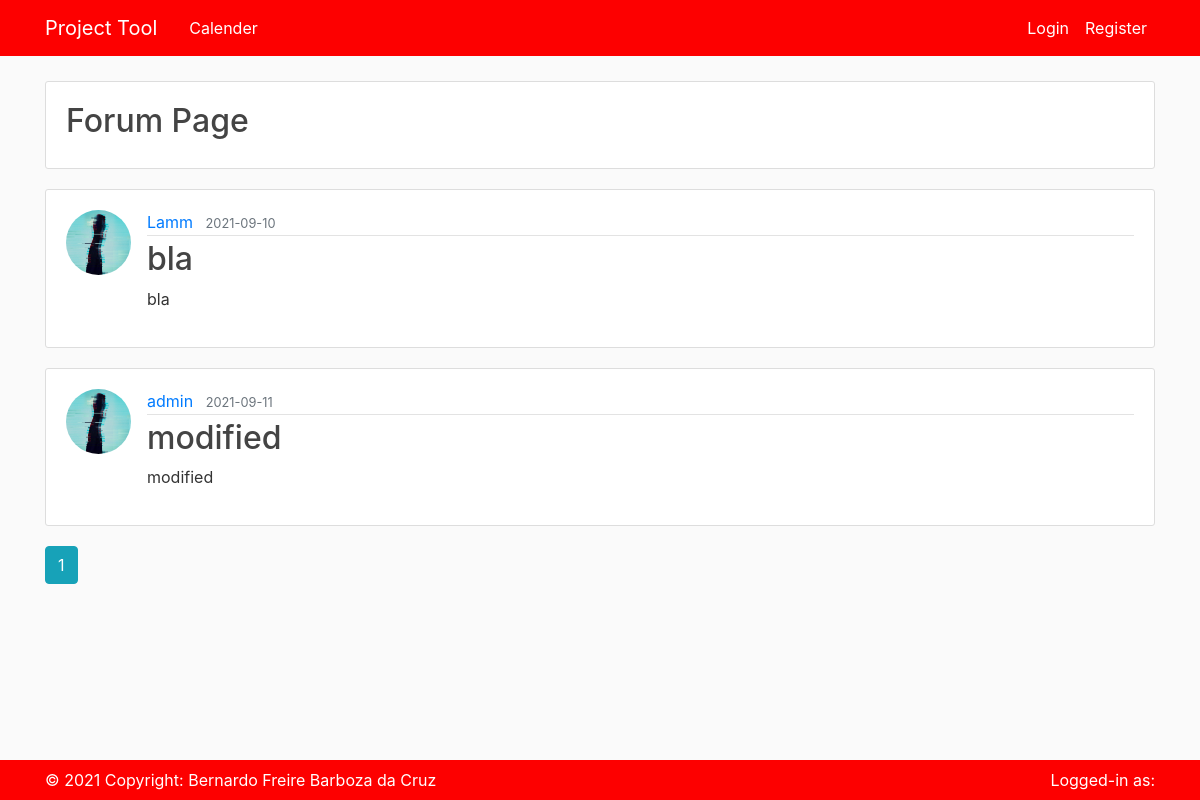
The page /home on the database its author committed.
### pm_app/models.py (models this page shows, shortened)
class Post(db.Model):
    id = db.Column(db.Integer, primary_key=True)
    title = db.Column(db.String(100), nullable=False)
    date_posted = db.Column(db.DateTime, nullable=False, default=datetime.utcnow)
    content = db.Column(db.Text, nullable=False)
    user_id = db.Column(db.Integer, db.ForeignKey('user.id'), nullable=False)

class User(db.Model, UserMixin):
    id = db.Column(db.Integer, primary_key=True)
    username = db.Column(db.String(20), unique=True, nullable=False)
    email = db.Column(db.String(120), unique=True, nullable=False)
    image_file = db.Column(db.String(20), nullable=False, default='default.jpg')
    password = db.Column(db.String(60), nullable=False)
    supplier = db.Column(db.Integer, nullable=False)
    posts = db.relationship('Post', backref='author', lazy=True)
    workedfor = db.relationship('WorkedFor', backref='author', lazy=True)

### pm_app/routes.py (the view)
@app.route("/")
@app.route("/home")
def home():
    page= request.args.get('page', 1, type=int)
    posts = Post.query.order_by(Post.date_posted).paginate(per_page=5)
    return render_template(
        'home.html',
        title='Forum Page',
        posts=posts,
        current_user=current_user,
        )

### pm_app/templates/home.html
{% extends "layout.html" %}
{% block content %}
<div class="content-section">
  <h2>{{title}}</h2>
</div>
  {% for post in posts.items %}
      <article class="media content-section">
        <img class="rounded-circle article-img" src="{{ url_for('static', filename='profile_pics/' + post.author.image_file) }}">
        <div class="media-body">
          <div class="article-metadata">
            <a class="mr-2" href="{{ url_for('user_posts', username=post.author.username) }}">{{ post.author.username }}</a>
            <small class="text-muted">{{ post.date_posted.strftime('%Y-%m-%d') }}</small>
          </div>
          <h2><a class="article-title" href="{{ url_for('post', post_id=post.id) }}">{{ post.title }}</a></h2>
          <p class="article-content">{{ post.content }}</p>
        </div>
      </article>
  {% endfor %}
  {% for page_num in posts.iter_pages(left_edge=1, right_edge=1, left_current=1, right_current=2) %}
    {% if page_num %}
      {% if posts.page == page_num %}
        <a class="btn btn-info mb-4" href="{{ url_for('home', page=page_num) }}">{{ page_num }}</a>
      {% else %}
        <a class="btn btn-outline-info mb-4" href="{{ url_for('home', page=page_num) }}">{{ page_num }}</a>
      {% endif %}
    {% else %}
      ...
    {% endif %}
  {% endfor %}
{% endblock content %}

### pm_app/templates/layout.html (shortened to what this page needs)
<!DOCTYPE html>
<html>
<head>
    <link rel="stylesheet" href="https://maxcdn.bootstrapcdn.com/bootstrap/4.0.0/css/bootstrap.min.css">
    <link rel="stylesheet" type="text/css" href="{{ url_for('static', filename='main.css') }}">
</head>
<body>
    <header class="site-header">
      <nav class="navbar navbar-expand-md navbar-dark bg-steel fixed-top">
        <div class="container">
          <a class="navbar-brand mr-4" href="/">Project Tool</a>
          <div class="collapse navbar-collapse" id="navbarToggle">
            <div class="navbar-nav mr-auto">
              <a class="nav-item nav-link" href="{{ url_for('calendar_overview') }}">Calender</a>
            </div>
            <div class="navbar-nav">
              {% if current_user.is_authenticated %}
                <a class="nav-item nav-link" href="{{ url_for('new_post') }}">Report a problem</a>
                <a class="nav-item nav-link" href="{{ url_for('create_time_entry') }}">Time Entry</a>
                <a class="nav-item nav-link" href="{{ url_for('admin')}}">Admin</a>
                <a class="nav-item nav-link" href="{{ url_for('logout') }}">Logout</a>
              {% else %}
                <a class="nav-item nav-link" href="{{ url_for('login') }}">Login</a>
                <a class="nav-item nav-link" href="{{ url_for('register') }}">Register</a>
              {% endif %}
            </div>
          </div>
        </div>
      </nav>
    </header>
    <main role="main" class="container">
      <div class="row">
        <div class="col-md-8">
          {% with messages = get_flashed_messages(with_categories=true) %}
        </div>
      </div>
      {% endwith %}
      {% block content %}  {% endblock %}
    </main>
    <footer class="site-header">
      <nav class="navbar navbar-expand-md navbar-dark bg-steel fixed-bottom">
        <div class="container">
          <div class="navbar-nav mr-auto">
            <p class="navbar-nav" style="color: #ffffff;">© 2021 Copyright:
              Bernardo Freire Barboza da Cruz</p>
          </div>
          <div class="navbar-nav">
            <p class="navbar-nav" style="color: #ffffff;">Logged-in as: {{current_user.username}}</p>
          </div>
        </div>
      </nav>
    </footer>
</body>
</html>

### pm_app/static/main.css (style rules this page uses)
body { background: #fafafa; color: #333333; margin-top: 5rem; margin-bottom: 5rem; }
h1, h2, h3, h4, h5, h6 { color: #444444; }
.bg-steel { background-color: #fd0000; }
.site-header .navbar-nav .nav-link { color: #ffffff; }
.content-section { background: #ffffff; padding: 20px 20px; border: 1px solid #dddddd; border-radius: 3px; margin-bottom: 20px; }
.article-title { color: #444444; }
.article-content { white-space: pre-line; }
.article-img { height: 65px; width: 65px; margin-right: 16px; }
.article-metadata { padding-bottom: 1px; margin-bottom: 4px; border-bottom: 1px solid #e3e3e3 }

### rows shown on the page
Post: image_file (placeholder picture), author.username "Lamm", date_posted "2021-09-10", title "bla", content "bla"
Post: image_file (placeholder picture), author.username "admin", date_posted "2021-09-11", title "modified", content "modified"

### other values the page prints
{{ title }} "Forum Page"
{{ page_num }} "1"
